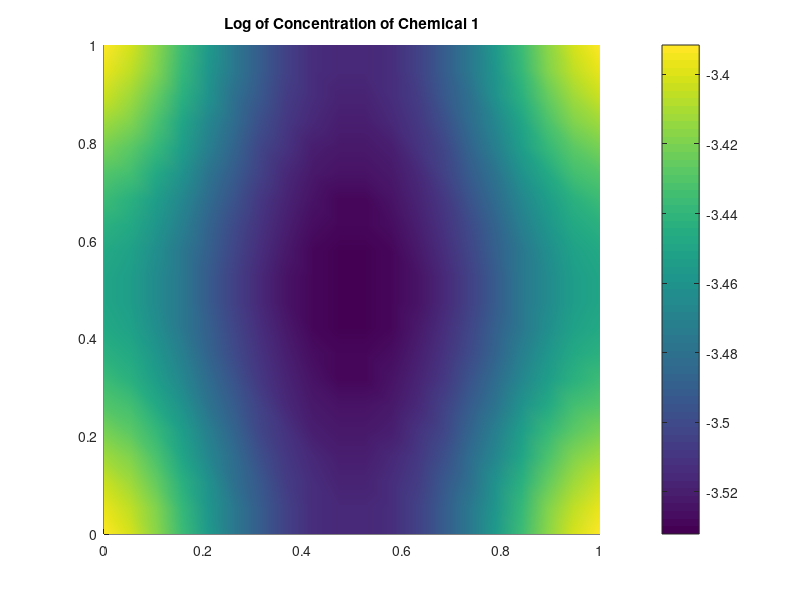
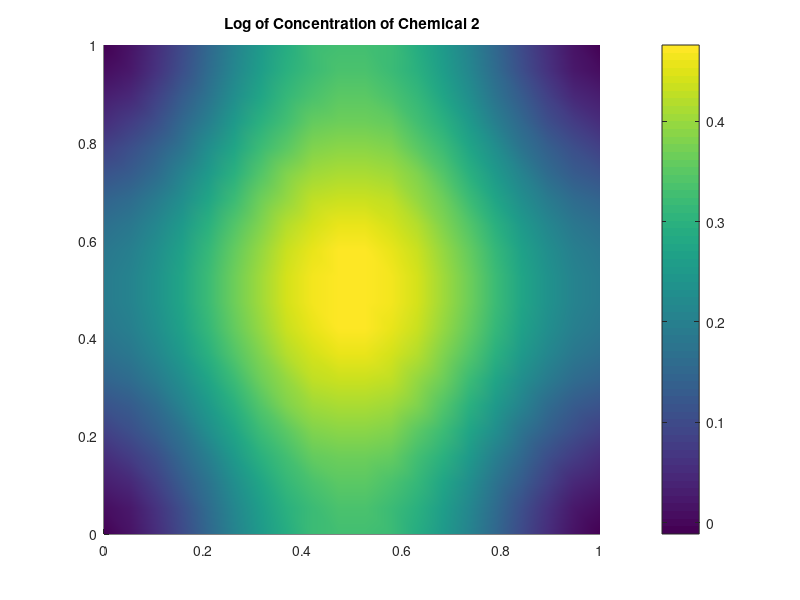
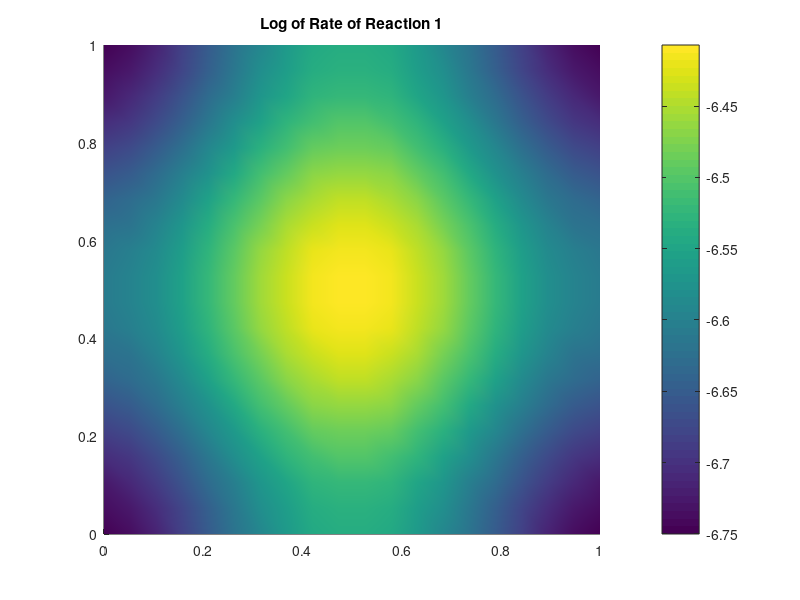
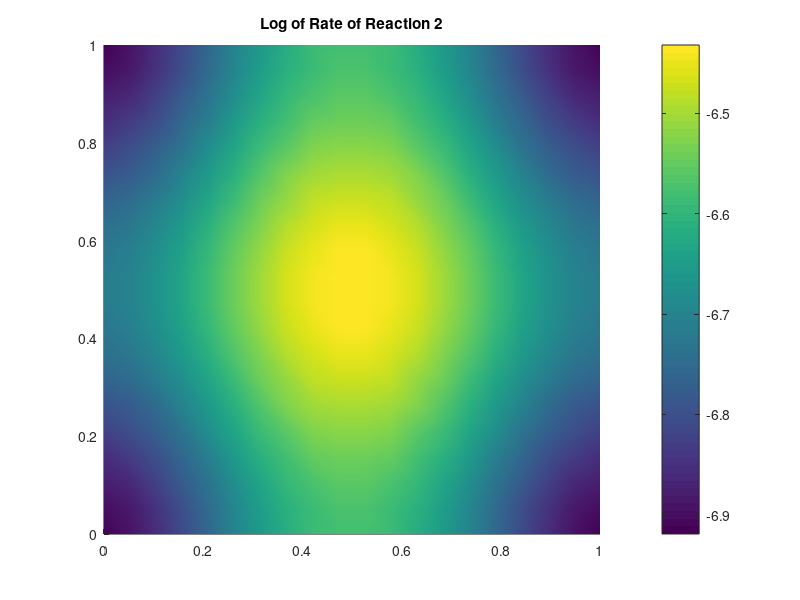

MATLAB code for these plots, in order:
%Problem Parameters
R1 = [1 1; 0 2];
R2 = [0 2; 1 1];
k1 = 3.5e-2;
k2 = 1.0e-3;

%Computation Parameters
n = 20;
ticksToRun = 150;
dispRate = 0.05;
isq2 = 1/sqrt(2);

%Animation Parameters
framerate = 5;
period = 10;

%Initial State
range = linspace(0,1,n);
[x, y] = meshgrid(range, range);
C1Initial = 2*sin(pi*x) .* sin(pi*y);
C2Initial = sin(pi*x);
C(:,1) = reshape(C1Initial, n^2, 1);
C(:,2) = reshape(C2Initial, n^2, 1);


%Dispersion Matrix (Don't touch)

%sets up matrices to handle dispersion within the same row and with
%adjacent row
sameRowMat = gallery('tridiag', n, dispRate, 1-(4+4*isq2)*dispRate, dispRate);
offRowMat = gallery('tridiag', n, isq2*dispRate, dispRate, isq2*dispRate);
%indicators for where those matrices go
sameRowDiag = spdiags(ones(n,1), 0, n, n);
offRowDiag = spdiags(ones(n-1,1), -1, n, n);
%assembling the dispersion matrix with tensor products
sameDisp = kron(sameRowDiag, sameRowMat);
downDisp = kron(offRowDiag, offRowMat);
DMat = downDisp + sameDisp + downDisp';
%%figure(3); spy(DMat)
%corrections for the corners and edges to prevent dispersion out of bounds
cornersMat = zeros(n,n);
edgesMat = diag(ones(n,1));
cornersMat(1,1) = 1;
cornersMat(n,n) = 1;
edgesMat(1,1) = 0;
edgesMat(n,n) = 0;
cornersBig = kron(cornersMat, cornersMat);
edgesBig = kron(edgesMat, cornersMat) + kron(cornersMat, edgesMat);
%%figure(4); spy(cornersBig);
%%figure(5); spy(edgesBig);
DMat = DMat + edgesBig*(1+2*isq2)*dispRate + cornersBig*(2+3*isq2)*dispRate;

%Tracking which reactions depend on which chemicals (Don't touch)
r1Dep = zeros(1,3);
r2Dep = zeros(1,3);
r1Dep((R1(1,1) ~= 0) + 2*(R1(1,2) ~= 0)) = 1;
r2Dep((R2(1,1) ~= 0) + 2*(R2(1,2) ~= 0)) = 1;


%C(1,1) = n^2 / 2;
%C(end,2) = n^2 / 2;

t = 0;
startTime = clock;
while t<ticksToRun
    %dispersion
    
    C = DMat*C;
    
    %reaction 1
    if r1Dep(1)
        r1Rate = C(:,1)*k1;
        r1In = kron(r1Rate, R1(1,:));
        r1Out = kron(r1Rate, R1(2,:));
    elseif r1Dep(2)
        r1Rate = C(:,2)*k1;
        r1In = kron(r1Rate, R1(1,:));
        r1Out = kron(r1Rate, R1(2,:));
    else
        r1Rate = C(:,1).*C(:,2)*k1;
        r1In = kron(r1Rate, R1(1,:));
        r1Out = kron(r1Rate, R1(2,:));
    end
    
    %reaction 2
    if r2Dep(1)
        r2Rate = C(:,1)*k2;
        r2In = kron(r2Rate, R2(1,:));
        r2Out = kron(r2Rate, R2(2,:));
    elseif r2Dep(2)
        r2Rate = C(:,2)*k2;
        r2In = kron(r2Rate, R2(1,:));
        r2Out = kron(r2Rate, R2(2,:));
    else
        r2Rate = C(:,1).*C(:,2)*k2;
        r2In = kron(r2Rate, R2(1,:));
        r2Out = kron(r2Rate, R2(2,:));
    end
    
    %add back reaction results
    C = C - r1In - r2In + r1Out + r2Out;
    
    %draw results
    %performace note: the graphics code takes roughly 1000x longer than
    %the computations in a tick
    if mod(t, period) == 0
        fprintf("Tick %d done \n", t);
        figure(1)
        %colormap gray
        surf(x,y, reshape(log(C(:,1) + 1e-12),n,n))
        shading interp;
        view(2)
        title("Log of Concentration of Chemical 1")
        colorbar;
        
        figure(2)
        %colormap gray
        surf(x,y, reshape(log(C(:,2) + 1e-12),n,n))
        shading interp;
        view(2)
        title("Log of Concentration of Chemical 2")
        colorbar;
        
        figure(3)
        %colormap gray
        surf(x,y, reshape(log(r1Rate + 1e-12),n,n))
        shading interp;
        view(2)
        title("Log of Rate of Reaction 1")
        colorbar;
        
        figure(4)
        %colormap gray
        surf(x,y, reshape(log(r2Rate + 1e-12),n,n))
        shading interp;
        view(2)
        title("Log of Rate of Reaction 2")
        colorbar;
        
        endTime = clock;
        duration = endTime(6)-startTime(6);
        pause(min(0.5, max(1/framerate - duration, 0)));
        startTime = clock;
    end
    t = t + 1;
end
disp("Done")